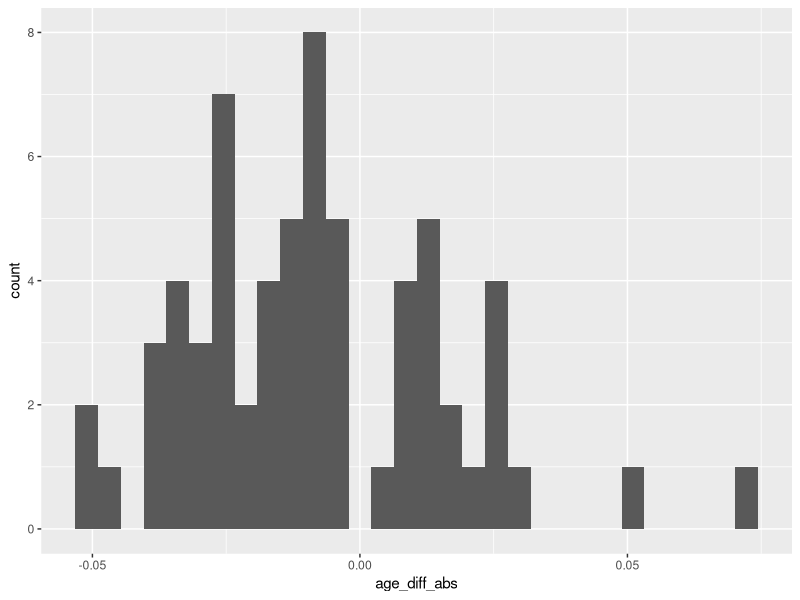

Source code (R):
library(tidyverse)

data <- read.csv("./pavlaki_2012_fig2A_digitized_2022-07-14.csv")

# Add a new column with rounded age values 
# and the absolute difference between raw age and rounded value

data <- data %>% 
  mutate(age_rounded=round(as.numeric(age))) %>% 
  mutate(age_diff_abs=age - age_rounded)

summarise(data, 
          age_diff_abs_mean=mean(age_diff_abs), 
          age_diff_abs_range=range(age_diff_abs),
          age_diff_abs_sd=sd(age_diff_abs))

ggplot(data, aes(x=age_diff_abs)) + geom_histogram()
